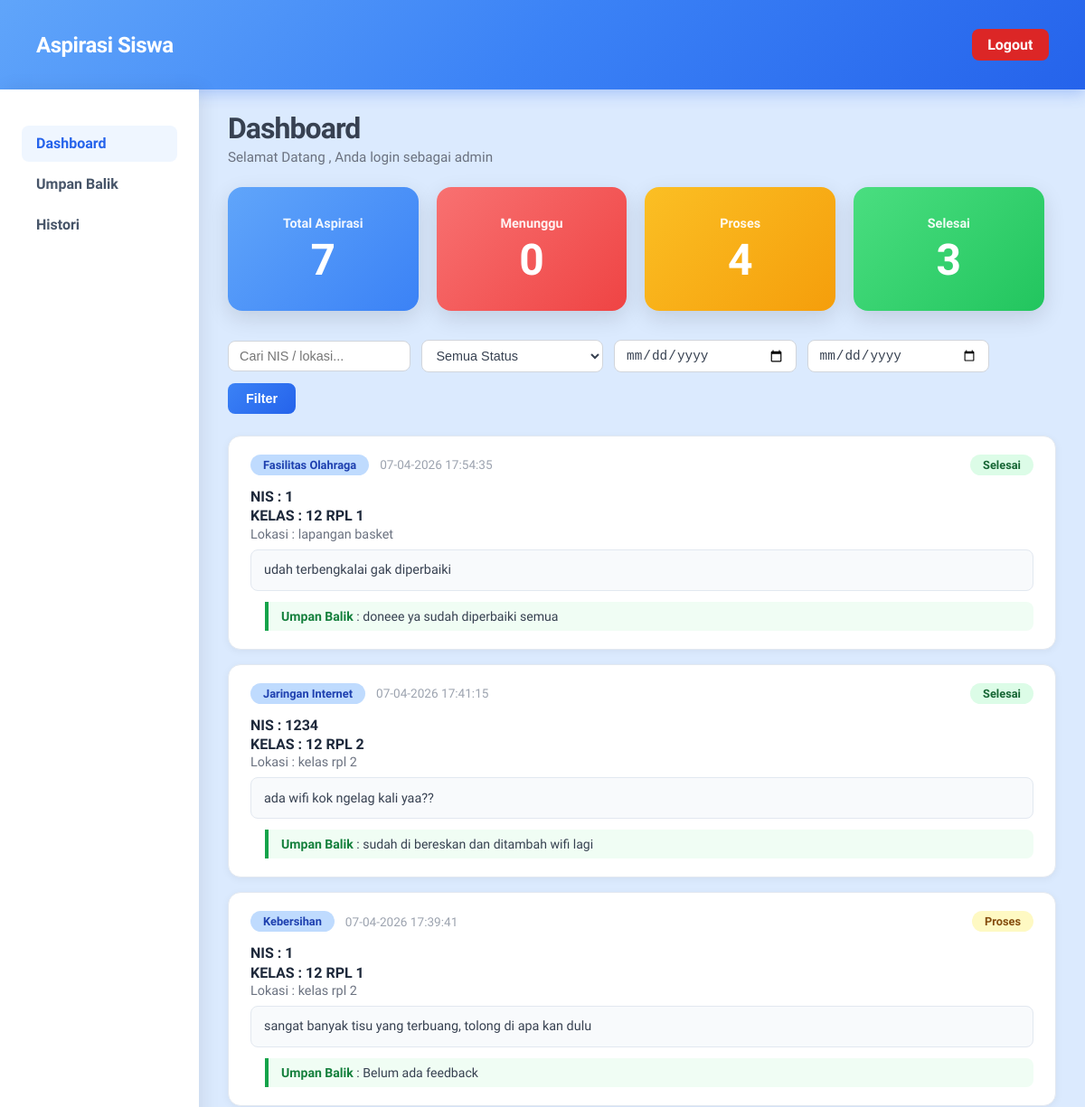
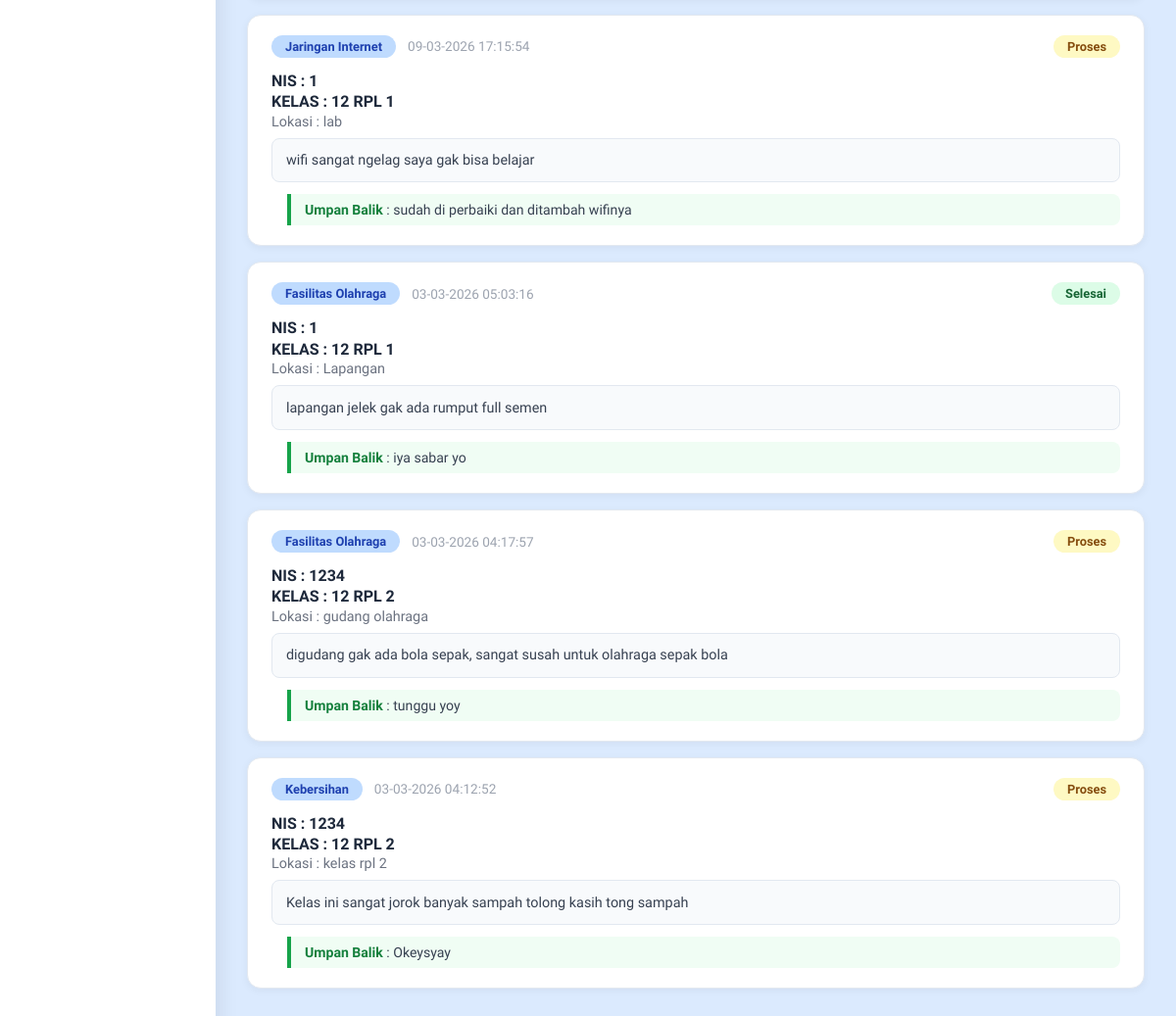
Screenshot of /WebsiteAspirasi_Qaikhal/admin/dashboard.php (signed in) with the database file from the repository (2 pictures, top to bottom).
### tables this page shows
CREATE TABLE `tb_input_aspirasi` (
  `id_pelaporan` int(5) NOT NULL,
  `nis` int(10) NOT NULL,
  `id_kategori` int(5) NOT NULL,
  `lokasi` varchar(50) NOT NULL,
  `ket` varchar(255) NOT NULL,
  `tgl_input` timestamp NOT NULL DEFAULT current_timestamp()
);

CREATE TABLE `tb_kategori` (
  `id_kategori` int(5) NOT NULL,
  `kat_kategori` varchar(50) NOT NULL
);

CREATE TABLE `tb_aspirasi` (
  `id_aspirasi` int(5) NOT NULL,
  `id_pelaporan` int(5) NOT NULL,
  `status` enum('Menunggu','Proses','Selesai') NOT NULL,
  `feedback` text NOT NULL,
  `tgl_aspirasi` timestamp NOT NULL DEFAULT current_timestamp()
);

CREATE TABLE `tb_siswa` (
  `nis` int(10) NOT NULL,
  `kelas` varchar(10) NOT NULL
);

### WebsiteAspirasi_Qaikhal/admin/dashboard.php (the view, shortened to what this page needs)
<?php
include '../db.php';
?>
<!DOCTYPE html>
<html lang="en">
<head>
    <link rel="stylesheet" href="../css/style.css"/>
</head>
<body>
    <header>
        <h1>Aspirasi Siswa</h1>
        <a href="keluar.php" class="btn-logout">Logout</a>
    </header>
    <div class="layout">
        <div class="sidebar">
            <ul>
                <li><a href="dashboard.php" class="active">Dashboard</a></li>
                <li><a href="umpan-balik.php">Umpan Balik</a></li>
                <li><a href="histori.php">Histori</a></li>
            </ul>
        </div>
        <div class="main-content">
            <p class="page-title">Dashboard</p>
            <p class="page-subtitle">Selamat Datang <?php echo $_SESSION["username"]?>, Anda login sebagai admin</p>
            <div class="stat-cards">
                <?php
                $count = mysqli_query($conn, "SELECT COUNT(*) as total FROM tb_input_aspirasi");
                $datacount = mysqli_fetch_assoc($count);
                ?>
                <div class="stat-card blue">
                    <h3>Total Aspirasi</h3>
                    <p class="stat-number"><?php echo $datacount['total'] ?></p>
                </div>
                <?php
                $menunggu = mysqli_query($conn, "SELECT COUNT(*) as total FROM tb_aspirasi WHERE status='menunggu'");
                $dataMenunggu = mysqli_fetch_assoc($menunggu);
                ?>
                <div class="stat-card red">
                    <h3>Menunggu</h3>
                    <p class="stat-number"><?php echo $dataMenunggu['total'] ?></p>
                </div>
                <?php
                $proses = mysqli_query($conn, "SELECT COUNT(*) as total FROM tb_aspirasi WHERE status='proses'");
                $dataMenunggu = mysqli_fetch_assoc($proses);
                ?>
                <div class="stat-card yellow">
                    <h3>Proses</h3>
                    <p class="stat-number"><?php echo $dataMenunggu['total'] ?></p>
                </div>
                <?php
                $selesai = mysqli_query($conn, "SELECT COUNT(*) as total FROM tb_aspirasi WHERE status='selesai'");
                $dataMenunggu = mysqli_fetch_assoc($selesai);
                ?>
                <div class="stat-card green">
                    <h3>Selesai</h3>
                    <p class="stat-number"><?php echo $dataMenunggu['total'] ?></p>
                </div>
            </div>
            <?php
            $search = $_GET['search'] ?? '';
            $tgl_awal = $_GET['tgl_awal'] ?? '';
            $tgl_akhir = $_GET['tgl_akhir'] ?? '';
            ?>
            <form method="GET" class="filter-form">
                <input type="text" name="search" placeholder="Cari NIS / lokasi..." value="<?php echo $search ?>">
                <select name="status">
                    <option value="">Semua Status</option>
                </select>
                <input type="date" name="tgl_awal"  value="<?php echo $tgl_awal ?>">
                <input type="date" name="tgl_akhir" value="<?php echo $tgl_akhir ?>">
                <button type="submit" class="btn-filter">Filter</button>
            </form>
            <?php
            $sql = "
            SELECT
                i.*,
                s.kelas,
                k.kat_kategori,
                a.status,
                a.feedback,
                a.tgl_aspirasi
            FROM tb_input_aspirasi i
            LEFT JOIN tb_siswa s ON i.nis = s.nis
            LEFT JOIN tb_kategori k ON i.id_kategori = k.id_kategori
            LEFT JOIN tb_aspirasi a ON i.id_pelaporan = a.id_pelaporan
            WHERE 1=1
            ";
            $sql .= " ORDER BY i.id_pelaporan DESC";
            $query = mysqli_query($conn, $sql);
            while($data = mysqli_fetch_assoc($query)) {
                $kategori   = mysqli_query($conn, "SELECT * FROM tb_kategori WHERE id_kategori = '".$data['id_kategori']."'");
                $datakategori = mysqli_fetch_assoc($kategori);
                $aspirasi   = mysqli_query($conn, "SELECT * FROM tb_aspirasi WHERE id_pelaporan = '".$data['id_pelaporan']."'");
                $dataaspirasi = mysqli_fetch_assoc($aspirasi);
                $statusVal = strtolower($dataaspirasi['status'] ?? '');
                $statusClass = in_array($statusVal, ['menunggu','proses','selesai']) ? $statusVal : 'default';
            ?>
            <div class="aspirasi-card">
                <div class="card-header">
                    <div class="card-header-left">
                        <span class="badge-kategori"><?= $datakategori['kat_kategori']; ?></span>
                        <span class="badge-tanggal"><?= date('d-m-Y H:i:s', strtotime($data['tgl_input'])); ?></span>
                    </div>
                    <span class="badge-status <?= $statusClass ?>"><?= $dataaspirasi['status']; ?></span>
                </div>
                <p class="card-nis">NIS : <?= $data["nis"] ?></p>
                <p class="card-kelas">KELAS : <?= $data["kelas"] ?></p>
                <p class="card-lokasi">Lokasi : <?= $data["lokasi"] ?></p>
                <div class="card-ket"><p><?= $data["ket"] ?></p></div>
                <div class="card-feedback">
                    <span>Umpan Balik</span> : <?= $dataaspirasi['feedback'] ?: 'Belum ada feedback'; ?>
                </div>
            </div>
            <?php } ?>
        </div>
    </div>
</body>
</html>

### WebsiteAspirasi_Qaikhal/css/style.css (style rules this page uses)
*, *::before, *::after { box-sizing: border-box; margin: 0; padding: 0; }
body { font-family: "Plus Jakarta Sans", "Segoe UI", sans-serif; background: #dbeafe; min-height: 100vh; color: #1e293b; }
a { text-decoration: none; color: inherit; }
ul { list-style: none; }
header { background: linear-gradient(135deg, #60a5fa 0%, #3b82f6 50%, #2563eb 100%); padding: 2rem 2.5rem; display: flex; justify-content: space-between; align-items: center; box-shadow: 0 4px 16px rgba(37, 99, 235, 0.3); }
header h1 { font-size: 1.5rem; font-weight: 700; color: #fff; letter-spacing: -0.02em; }
.btn-logout { font-size: 1rem; background: #dc2626; color: #fff; padding: 0.5rem 1.1rem; border-radius: 0.5rem; font-weight: 600; transition: background 0.2s, transform 0.2s; }
.layout { display: flex; min-height: calc(100vh - 88px); }
.sidebar { width: 220px; min-width: 200px; padding: 2.5rem 1.5rem; background: #fff; box-shadow: 4px 0 20px rgba(0, 0, 0, 0.08); display: flex; flex-direction: column; gap: 0; }
.sidebar ul { display: flex; flex-direction: column; gap: 0.3rem; }
.sidebar ul li a { display: block; font-size: 1rem; font-weight: 600; color: #475569; padding: 0.65rem 1rem; border-radius: 0.5rem; transition: background 0.18s, color 0.18s; }
.sidebar ul li a:hover, .sidebar ul li a.active { background: #eff6ff; color: #2563eb; }
.main-content { flex: 1; padding: 1.5rem 2rem 2rem; overflow-x: auto; }
.page-title { font-size: 2rem; font-weight: 800; color: #374151; margin-bottom: 0.25rem; letter-spacing: -0.03em; }
.page-subtitle { color: #6b7280; font-size: 0.95rem; margin-bottom: 1.5rem; }
.stat-cards { display: flex; gap: 1.25rem; flex-wrap: wrap; margin-bottom: 2rem; }
.stat-card { border-radius: 1rem; padding: 2rem 2.5rem; width: 23%; text-align: center; color: #fff; box-shadow: 0 8px 24px rgba(0, 0, 0, 0.12); transition: transform 0.2s, box-shadow 0.2s; }
.stat-card h3 { font-size: 0.9rem; font-weight: 600; opacity: 0.92; margin-bottom: 0.5rem; }
.stat-card .stat-number { font-size: 3rem; font-weight: 800; line-height: 1; }
.stat-card.blue { background: linear-gradient(135deg, #60a5fa, #3b82f6); }
.stat-card.red { background: linear-gradient(135deg, #f87171, #ef4444); }
.stat-card.yellow { background: linear-gradient(135deg, #fbbf24, #f59e0b); }
.stat-card.green { background: linear-gradient(135deg, #4ade80, #22c55e); }
.filter-form { display: flex; gap: 0.75rem; flex-wrap: wrap; margin-bottom: 1.5rem; align-items: center; }
.filter-form input[type="text"], .filter-form input[type="date"], .filter-form select { border: 1.5px solid #d1d5db; width: 22%; padding: 0.5rem 0.75rem; border-radius: 0.5rem; font-size: 0.9rem; color: #374151; background: #fff; outline: none; transition: border-color 0.18s, box-shadow 0.18s; }
.btn-filter { background: linear-gradient(135deg, #3b82f6, #2563eb); color: #fff; border: none; padding: 0.55rem 1.25rem; border-radius: 0.5rem; font-size: 0.9rem; font-weight: 600; cursor: pointer; transition: opacity 0.2s, transform 0.2s; }
.aspirasi-card { background: #fff; border: 1.5px solid #e2e8f0; border-radius: 0.875rem; padding: 1.25rem 1.5rem; margin-bottom: 1rem; box-shadow: 0 2px 8px rgba(0, 0, 0, 0.05); transition: box-shadow 0.2s; }
.card-header { display: flex; justify-content: space-between; align-items: center; margin-bottom: 0.875rem; }
.card-header-left { display: flex; align-items: center; gap: 0.75rem; }
.badge-kategori { background: #bfdbfe; color: #1e40af; padding: 0.25rem 0.875rem; border-radius: 9999px; font-size: 0.8rem; font-weight: 600; }
.badge-tanggal { color: #9ca3af; font-size: 0.85rem; }
.badge-status { padding: 0.25rem 0.875rem; border-radius: 9999px; font-size: 0.8rem; font-weight: 700; text-transform: capitalize; }
.badge-status.proses { background: #fef9c3; color: #854d0e; }
.badge-status.selesai { background: #dcfce7; color: #166534; }
.card-nis { font-weight: 700; color: #1e293b; margin-bottom: 0.15rem; }
.card-kelas { font-weight: 700; color: #1e293b; margin-bottom: 0.15rem; }
.card-lokasi { color: #6b7280; font-size: 0.9rem; margin-bottom: 0.5rem; }
.card-ket { border: 1.5px solid #e2e8f0; color: #374151; padding: 0.65rem 0.875rem; border-radius: 0.5rem; margin-bottom: 0.75rem; font-size: 0.9rem; line-height: 1.6; background: #f8fafc; }
.card-feedback { margin-left: 1rem; border-left: 4px solid #16a34a; padding: 0.5rem 0.875rem; background: #f0fdf4; border-radius: 0 0.5rem 0.5rem 0; font-size: 0.88rem; color: #374151; }
.card-feedback span { color: #15803d; font-weight: 700; }

### rows the page displays
tb_input_aspirasi: id_kategori.kat_kategori "Fasilitas Olahraga", tgl_input "07-04-2026 17:54:35", tb_aspirasi.status "Selesai", nis "1", tb_siswa.kelas "12 RPL 1", lokasi "lapangan basket", ket "udah terbengkalai gak diperbaiki", tb_aspirasi.feedback "doneee ya sudah diperbaiki semua"
tb_input_aspirasi: id_kategori.kat_kategori "Jaringan Internet", tgl_input "07-04-2026 17:41:15", tb_aspirasi.status "Selesai", nis "1234", tb_siswa.kelas "12 RPL 2", lokasi "kelas rpl 2", ket "ada wifi kok ngelag kali yaa??", tb_aspirasi.feedback "sudah di bereskan dan ditambah wifi lagi"
tb_input_aspirasi: id_kategori.kat_kategori "Kebersihan", tgl_input "07-04-2026 17:39:41", tb_aspirasi.status "Proses", nis "1", tb_siswa.kelas "12 RPL 1", lokasi "kelas rpl 2", ket "sangat banyak tisu yang terbuang, tolong di apa kan dulu", tb_aspirasi.feedback "Belum ada feedback"
tb_input_aspirasi: id_kategori.kat_kategori "Jaringan Internet", tgl_input "09-03-2026 17:15:54", tb_aspirasi.status "Proses", nis "1", tb_siswa.kelas "12 RPL 1", lokasi "lab", ket "wifi sangat ngelag saya gak bisa belajar", tb_aspirasi.feedback "sudah di perbaiki dan ditambah wifinya"
tb_input_aspirasi: id_kategori.kat_kategori "Fasilitas Olahraga", tgl_input "03-03-2026 05:03:16", tb_aspirasi.status "Selesai", nis "1", tb_siswa.kelas "12 RPL 1", lokasi "Lapangan", ket "lapangan jelek gak ada rumput full semen", tb_aspirasi.feedback "iya sabar yo"
tb_input_aspirasi: id_kategori.kat_kategori "Fasilitas Olahraga", tgl_input "03-03-2026 04:17:57", tb_aspirasi.status "Proses", nis "1234", tb_siswa.kelas "12 RPL 2", lokasi "gudang olahraga", ket "digudang gak ada bola sepak, sangat susah untuk olahraga sepak bola", tb_aspirasi.feedback "tunggu yoy"
tb_input_aspirasi: id_kategori.kat_kategori "Kebersihan", tgl_input "03-03-2026 04:12:52", tb_aspirasi.status "Proses", nis "1234", tb_siswa.kelas "12 RPL 2", lokasi "kelas rpl 2", ket "Kelas ini sangat jorok banyak sampah tolong kasih tong sampah", tb_aspirasi.feedback "Okeysyay"

### other values shown
$datacount['total'] "7"
$dataMenunggu['total'] "0"
$dataMenunggu['total'] "4"
$dataMenunggu['total'] "3"
